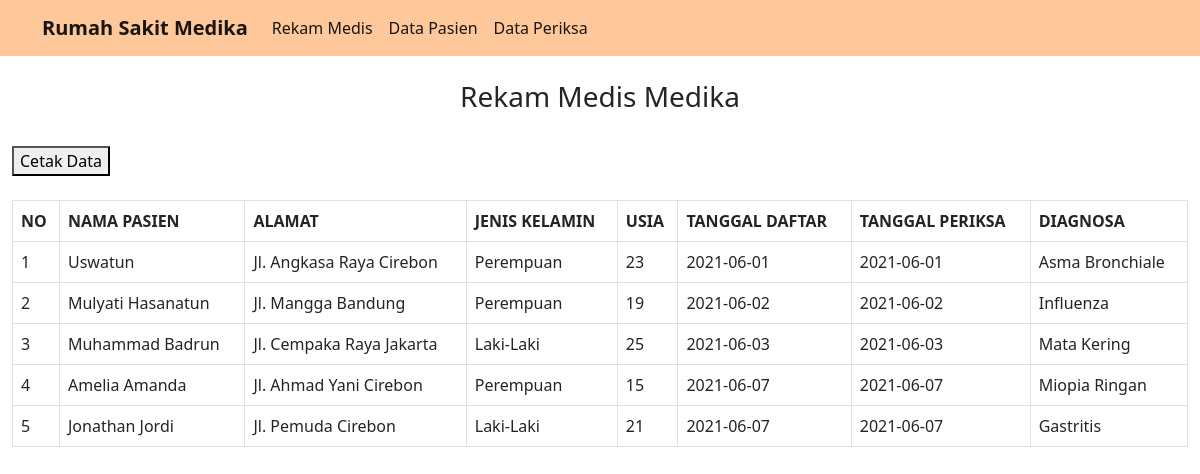
The page / on the database its author committed.
### tables this page shows
CREATE TABLE `tbl_periksa` (
  `id_periksa` int(11) NOT NULL,
  `tgl_periksa` date NOT NULL,
  `id_pasien` int(11) NOT NULL,
  `diagnosa` varchar(50) NOT NULL,
  `biaya` varchar(20) NOT NULL
);

CREATE TABLE `tbl_pasien` (
  `id_pasien` int(11) NOT NULL,
  `nama_pasien` varchar(50) NOT NULL,
  `alamat_pasien` varchar(50) NOT NULL,
  `jenis_kelamin` varchar(20) NOT NULL,
  `usia` varchar(11) NOT NULL,
  `tgl_daftar` date NOT NULL
);

### connection.php (called while the page is built)
<?php
class Connection
{
    public function get_connection()
    {
        $host = "localhost";
        $database = "rekam_medis";
        $username = "root";
        $password = "";
        $connect = new mysqli($host, $username, $password, $database);
        return $connect;
    }
}
?>

### model.php (called while the page is built, shortened)
<?php
include 'connection.php';
class Model extends Connection
{
    public function __construct()
    {
        $this->conn = $this->get_connection();
    }
    public function tampil_data()
    {
        $sql = "SELECT tbl_pasien.*, tgl_periksa, diagnosa FROM tbl_pasien INNER JOIN tbl_periksa ON tbl_pasien.id_pasien = tbl_periksa.id_pasien";
        $bind = $this->conn->query($sql);
        while ($obj = $bind->fetch_object()) {
            $baris[] = $obj;
    }
        if (!empty($baris)) {
            return $baris;
        }
    }
}

### index.php (the view, shortened to what this page needs)
<?php
include 'model.php';
$model = new Model();
$index = 1;
?>
<!doctype html>
<html lang="en">
<head>
    <link href="https://cdn.jsdelivr.net/npm/bootstrap@5.0.0-beta3/dist/css/bootstrap.min.css" rel="stylesheet">
</head>
<body>
<nav class="navbar navbar-expand-lg navbar-light" style="background-color: #fec89a;">
  <div class="container">
    <a class="navbar-brand" href="#"><b>Rumah Sakit Medika</b></a>
    <div class="collapse navbar-collapse" id="navbarNav">
    <ul class="navbar-nav ml-auto">
        <li class="nav-item">
          <a class="nav-link active" href="index.php">Rekam Medis</a>
        </li>
        <li class="nav-item">
          <a class="nav-link active" href="pasien.php">Data Pasien</a>
        </li>
        <li class="nav-item">
          <a class="nav-link active" href="periksa.php">Data Periksa</a>
        </li>
      </ul>
    </div>
  </div>
</nav>
    <div class="container-fluid"> <br>
        <h3 align="center">Rekam Medis Medika</h3> <br>
        <a href="print_index.php" target="_blank"><button type="button">Cetak Data</button></a><br>
        <br>
        <table class="table table-bordered" style="background-color: #fffff;">
            <thead>
                <tr>
                    <th>NO</th>
                    <th>NAMA PASIEN</th>
                    <th>ALAMAT</th>
                    <th>JENIS KELAMIN</th>
                    <th>USIA</th>
                    <th>TANGGAL DAFTAR</th>
                    <th>TANGGAL PERIKSA</th>
                    <th>DIAGNOSA</th>
                </tr>
                </thead>
            <tbody>
                <?php
                    $result = $model->tampil_data();
                    if (!empty($result)) {
                        foreach ($result as $data) : ?>
                <tr>
                    <td><?= $index++ ?></td>
                    <td><?= $data->nama_pasien ?></td>
                    <td><?= $data->alamat_pasien ?></td>
                    <td><?= $data->jenis_kelamin ?></td>
                    <td><?= $data->usia ?></td>
                    <td><?= $data->tgl_daftar ?></td>
                    <td><?= $data->tgl_periksa ?></td>
                    <td><?= $data->diagnosa ?></td>
                    </tr>
                <?php endforeach;
                    }else { ?>
                <tr>
                    <td colspan="9">Belum Ada Data Pada Tabel Rekam Medis</td>
                </tr>
                <?php } ?>
            </tbody>
        </table>
    </div>
</body>
</html>

### rows shown on the page
tbl_periksa: id_pasien.nama_pasien "Uswatun", id_pasien.alamat_pasien "Jl. Angkasa Raya Cirebon", id_pasien.jenis_kelamin "Perempuan", id_pasien.usia "23", id_pasien.tgl_daftar "2021-06-01", tgl_periksa "2021-06-01", diagnosa "Asma Bronchiale"
tbl_periksa: id_pasien.nama_pasien "Mulyati Hasanatun", id_pasien.alamat_pasien "Jl. Mangga Bandung", id_pasien.jenis_kelamin "Perempuan", id_pasien.usia "19", id_pasien.tgl_daftar "2021-06-02", tgl_periksa "2021-06-02", diagnosa "Influenza"
tbl_periksa: id_pasien.nama_pasien "Muhammad Badrun", id_pasien.alamat_pasien "Jl. Cempaka Raya Jakarta", id_pasien.jenis_kelamin "Laki-Laki", id_pasien.usia "25", id_pasien.tgl_daftar "2021-06-03", tgl_periksa "2021-06-03", diagnosa "Mata Kering"
tbl_periksa: id_pasien.nama_pasien "Amelia Amanda", id_pasien.alamat_pasien "Jl. Ahmad Yani Cirebon", id_pasien.jenis_kelamin "Perempuan", id_pasien.usia "15", id_pasien.tgl_daftar "2021-06-07", tgl_periksa "2021-06-07", diagnosa "Miopia Ringan"
tbl_periksa: id_pasien.nama_pasien "Jonathan Jordi", id_pasien.alamat_pasien "Jl. Pemuda Cirebon", id_pasien.jenis_kelamin "Laki-Laki", id_pasien.usia "21", id_pasien.tgl_daftar "2021-06-07", tgl_periksa "2021-06-07", diagnosa "Gastritis"
